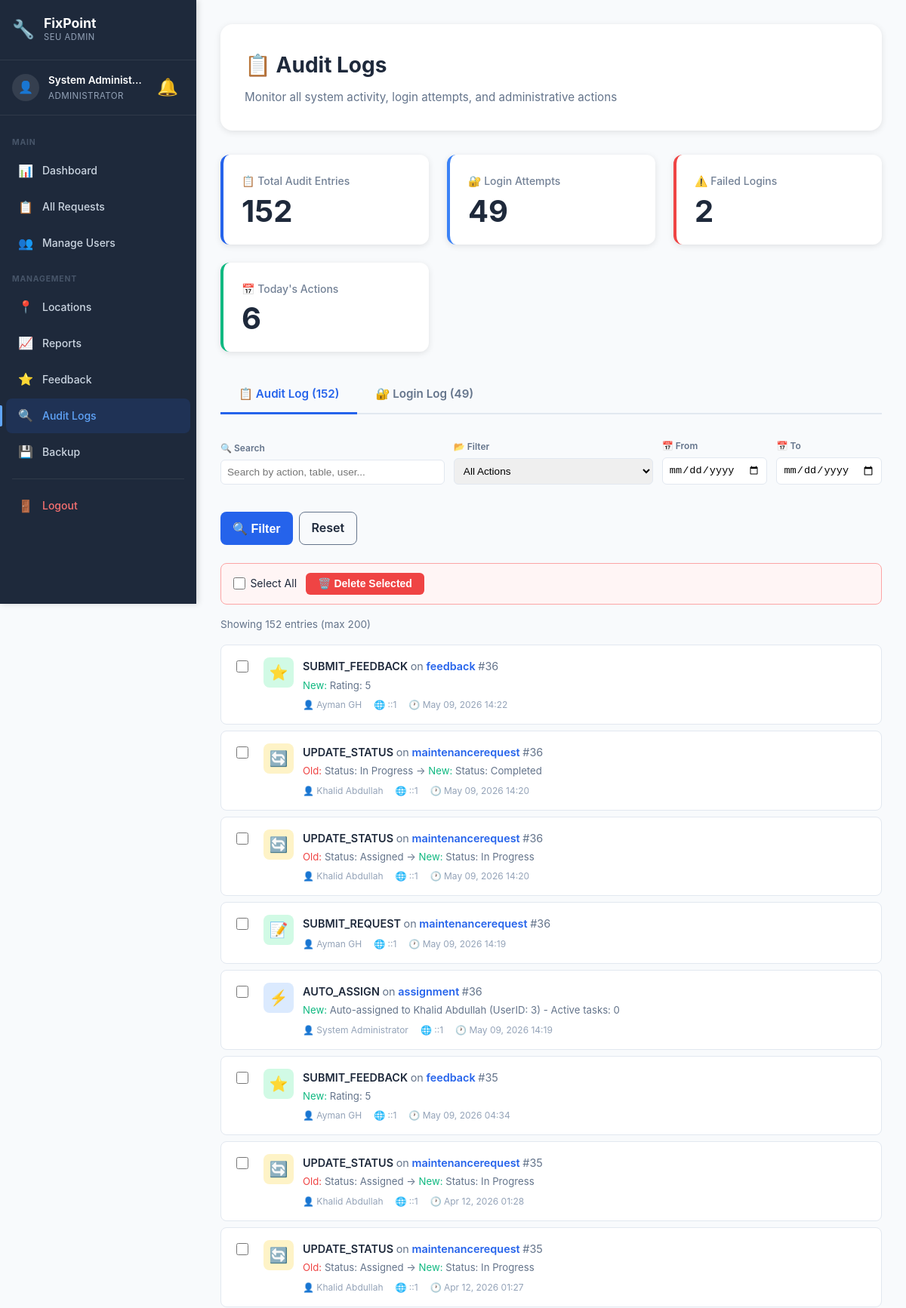
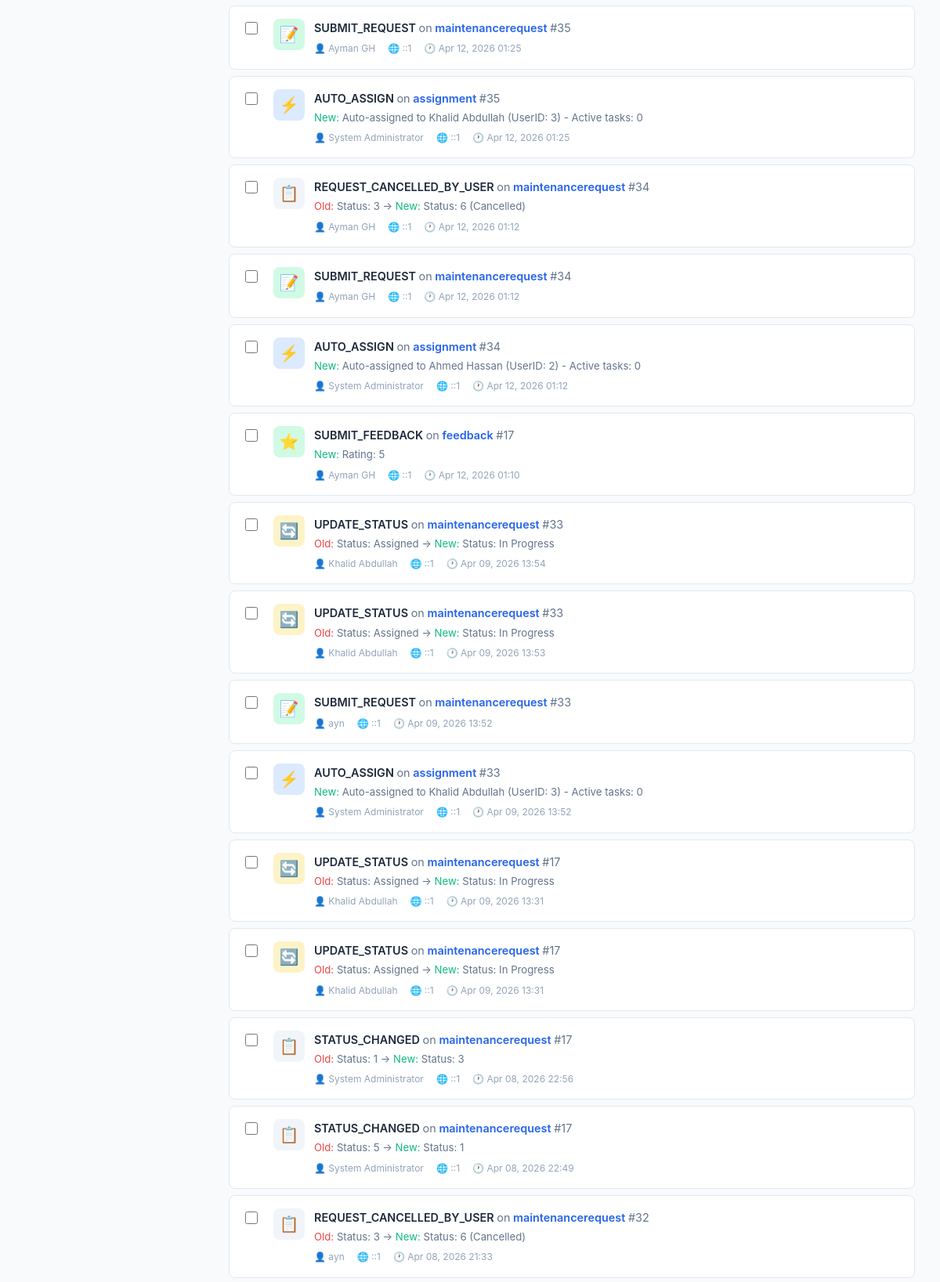
The app's page /admin/audit-logs.php (signed in, upper part) with its own data (2 pictures, top to bottom).
### tables this page shows
CREATE TABLE `auditlog` (
  `AuditID` int(11) NOT NULL,
  `UserID` int(11) DEFAULT NULL,
  `Action` varchar(100) NOT NULL,
  `TableName` varchar(100) DEFAULT NULL,
  `RecordID` int(11) DEFAULT NULL,
  `OldValue` text DEFAULT NULL,
  `NewValue` text DEFAULT NULL,
  `IPAddress` varchar(45) DEFAULT NULL,
  `PerformedAt` timestamp NOT NULL DEFAULT current_timestamp()
);

CREATE TABLE `user` (
  `UserID` int(11) NOT NULL,
  `RoleID` int(11) NOT NULL,
  `Name` varchar(100) NOT NULL,
  `Email` varchar(100) NOT NULL,
  `Password` varchar(255) NOT NULL,
  `Phone` varchar(20) DEFAULT NULL,
  `MaxRequestsPerWeek` int(11) DEFAULT 2,
  `CreatedAt` timestamp NOT NULL DEFAULT current_timestamp(),
  `LastResetAt` datetime DEFAULT NULL
);

### config/helpers.php (called while the page is built, shortened)
<?php
function formatDate($date, $format = 'M d, Y H:i') {
    return date($format, strtotime($date));
}
function e($string) {
    return htmlspecialchars($string, ENT_QUOTES, 'UTF-8');
}
?>

### admin/audit-logs.php (the view, shortened to what this page needs)
<?php
require_once __DIR__ . '/../config/database.php';
require_once __DIR__ . '/../config/helpers.php';
$tab = isset($_GET['tab']) ? $_GET['tab'] : 'audit';
$search = isset($_GET['search']) ? trim($_GET['search']) : '';
$date_from = isset($_GET['from']) ? $_GET['from'] : '';
$date_to = isset($_GET['to']) ? $_GET['to'] : '';
$audit_logs = [];
if ($tab === 'audit') {
    $sql = "SELECT
                al.AuditID,
                al.Action,
                al.TableName,
                al.RecordID,
                al.OldValue,
                al.NewValue,
                al.IPAddress,
                al.PerformedAt,
                u.Name as UserName,
                u.Email as UserEmail
            FROM auditlog al
            LEFT JOIN user u ON al.UserID = u.UserID
            WHERE 1=1";
    $sql .= " ORDER BY al.PerformedAt DESC LIMIT 200";
    $audit_logs = $conn->query($sql)->fetch_all(MYSQLI_ASSOC);
}
$audit_count = $conn->query("SELECT COUNT(*) as c FROM auditlog")->fetch_assoc()['c'];
$login_count = $conn->query("SELECT COUNT(*) as c FROM loginlog")->fetch_assoc()['c'];
$failed_logins = $conn->query("SELECT COUNT(*) as c FROM loginlog WHERE Status = 'Failed'")->fetch_assoc()['c'];
$today_actions = $conn->query("SELECT COUNT(*) as c FROM auditlog WHERE DATE(PerformedAt) = CURDATE()")->fetch_assoc()['c'];
function getActionIcon($action) {
    $icons = [
        'SUBMIT_REQUEST' => '📝',
        'ASSIGN_TECHNICIAN' => '👨‍🔧',
        'AUTO_ASSIGN' => '⚡',
        'UPDATE_STATUS' => '🔄',
        'SUBMIT_FEEDBACK' => '⭐',
        'PASSWORD_RESET' => '🔑',
        'ADD_LOCATION' => '📍',
        'EDIT_LOCATION' => '✏️',
        'DELETE_LOCATION' => '🗑️',
    ];
    return $icons[$action] ?? '📋';
}
function getActionColor($action) {
    if (strpos($action, 'ADD') !== false || strpos($action, 'SUBMIT') !== false) return '#d1fae5';
    if (strpos($action, 'ASSIGN') !== false) return '#dbeafe';
    if (strpos($action, 'UPDATE') !== false || strpos($action, 'EDIT') !== false) return '#fef3c7';
    if (strpos($action, 'PASSWORD') !== false) return '#e0e7ff';
    return '#f1f5f9';
}
$current_page = 'audit-logs';
?>
<!DOCTYPE html>
<html lang="en">
<head>
    <link rel="stylesheet" href="../assets/css/style.css">
    <link rel="stylesheet" href="../assets/css/dashboard.css">
    <link rel="stylesheet" href="../assets/css/sidebar.css">
</head>
<body class="has-sidebar">
    <aside class="sidebar" id="sidebar">
        <div class="sidebar-header">
            <div class="sidebar-logo">
                <span class="sidebar-logo-icon">🔧</span>
                <div>
                    <span class="sidebar-logo-text">FixPoint</span>
                    <span class="sidebar-logo-sub">SEU Admin</span>
                </div>
            </div>
        </div>
        <div class="sidebar-user">
            <div class="sidebar-avatar">👤</div>
            <div class="sidebar-user-info">
                <span class="sidebar-user-name"><?php echo e($_SESSION['name']); ?></span>
                <span class="sidebar-user-role">Administrator</span>
            </div>
            <?php include __DIR__ . '/../includes/notification-bell.php'; ?>
        </div>
        <nav class="sidebar-nav">
            <div class="sidebar-section-label">Main</div>
            <a href="dashboard.php" class="sidebar-link <?php echo $current_page === 'dashboard' ? 'active' : ''; ?>">
                <span class="sidebar-icon">📊</span><span>Dashboard</span>
            </a>
            <a href="all-requests.php" class="sidebar-link <?php echo $current_page === 'all-requests' ? 'active' : ''; ?>">
                <span class="sidebar-icon">📋</span><span>All Requests</span>
            </a>
            <a href="users.php" class="sidebar-link <?php echo $current_page === 'users' ? 'active' : ''; ?>">
                <span class="sidebar-icon">👥</span><span>Manage Users</span>
            </a>
            <div class="sidebar-section-label">Management</div>
            <a href="locations.php" class="sidebar-link <?php echo $current_page === 'locations' ? 'active' : ''; ?>">
                <span class="sidebar-icon">📍</span><span>Locations</span>
            </a>
            <a href="reports.php" class="sidebar-link <?php echo $current_page === 'reports' ? 'active' : ''; ?>">
                <span class="sidebar-icon">📈</span><span>Reports</span>
            </a>
            <a href="all-feedback.php" class="sidebar-link <?php echo $current_page === 'all-feedback' ? 'active' : ''; ?>">
                <span class="sidebar-icon">⭐</span><span>Feedback</span>
            </a>
            <a href="audit-logs.php" class="sidebar-link <?php echo $current_page === 'audit-logs' ? 'active' : ''; ?>">
                <span class="sidebar-icon">🔍</span><span>Audit Logs</span>
            </a>
            <a href="backup.php" class="sidebar-link <?php echo $current_page === 'backup' ? 'active' : ''; ?>">
                <span class="sidebar-icon">💾</span><span>Backup</span>
            </a>
            <div class="sidebar-divider"></div>
            <a href="../auth/logout.php" class="sidebar-link sidebar-logout">
                <span class="sidebar-icon">🚪</span><span>Logout</span>
            </a>
        </nav>
    </aside>
    <div class="main-content">
            <div class="topbar-notif"><?php include __DIR__ . '/../includes/notification-bell.php'; ?></div>
    <div class="dashboard">
        <div class="dashboard-container">
            <div class="dashboard-header">
                <h1 class="welcome-text">📋 Audit Logs</h1>
                <p class="user-info">Monitor all system activity, login attempts, and administrative actions</p>
            </div>
            <div class="stats-grid">
                <div class="stat-card">
                    <div class="stat-label">📋 Total Audit Entries</div>
                    <div class="stat-value"><?php echo $audit_count; ?></div>
                </div>
                <div class="stat-card info">
                    <div class="stat-label">🔐 Login Attempts</div>
                    <div class="stat-value"><?php echo $login_count; ?></div>
                </div>
                <div class="stat-card danger">
                    <div class="stat-label">⚠️ Failed Logins</div>
                    <div class="stat-value"><?php echo $failed_logins; ?></div>
                </div>
                <div class="stat-card success">
                    <div class="stat-label">📅 Today's Actions</div>
                    <div class="stat-value"><?php echo $today_actions; ?></div>
                </div>
            </div>
            <div class="tab-nav">
                <a href="audit-logs.php?tab=audit" class="tab-btn <?php echo $tab === 'audit' ? 'active' : ''; ?>">
                    📋 Audit Log (<?php echo $audit_count; ?>)
                </a>
                <a href="audit-logs.php?tab=login" class="tab-btn <?php echo $tab === 'login' ? 'active' : ''; ?>">
                    🔐 Login Log (<?php echo $login_count; ?>)
                </a>
            </div>
            <form method="GET" action="">
                <div class="filter-section">
                    <div class="filter-group" style="flex: 2; min-width: 200px;">
                        <label>🔍 Search</label>
                        <input type="text" name="search" value="<?php echo e($search); ?>"
                               placeholder="<?php echo $tab === 'audit' ? 'Search by action, table, user...' : 'Search by email, IP, name...'; ?>">
                    </div>
                    <div class="filter-group" style="min-width: 150px;">
                        <label>📂 Filter</label>
                        <select name="action">
                            <?php if ($tab === 'audit'): ?>
                                <option value="all">All Actions</option>
                            <?php endif; ?>
                        </select>
                    </div>
                    <div class="filter-group">
                        <label>📅 From</label>
                        <input type="date" name="from" value="<?php echo e($date_from); ?>">
                    </div>
                    <div class="filter-group">
                        <label>📅 To</label>
                        <input type="date" name="to" value="<?php echo e($date_to); ?>">
                    </div>
                    <div class="filter-group" style="justify-content: flex-end;">
                        <label>&nbsp;</label>
                        <div style="display: flex; gap: 0.5rem;">
                            <button type="submit" class="btn btn-primary" style="padding: 0.5rem 1rem;">🔍 Filter</button>
                            <a href="audit-logs.php?tab=<?php echo e($tab); ?>" class="btn btn-outline" style="padding: 0.5rem 1rem;">Reset</a>
                        </div>
                    </div>
                </div>
            </form>
            <?php if ($tab === 'audit'): ?>
                <?php if (count($audit_logs) > 0): ?>
                    <form method="POST">
                        <div class="delete-bar">
                            <label style="font-size:0.875rem;color:#1e293b;display:flex;align-items:center;gap:0.4rem;cursor:pointer;">
                                <input type="checkbox" id="selectAll" style="width:16px;height:16px;"> Select All
                            </label>
                            <button type="submit" name="delete_selected" class="btn-danger" onclick="return confirm('Delete selected?')">🗑️ Delete Selected</button>
                        </div>
                        <div style="color:#64748b;font-size:0.85rem;margin-bottom:1rem;">
                            Showing <?php echo count($audit_logs); ?> entries (max 200)
                        </div>
                    <?php foreach ($audit_logs as $log): ?>
                        <div class="log-card" style="display:flex;align-items:flex-start;gap:0.75rem;">
                            <input type="checkbox" name="selected_ids[]" value="<?php echo $log['AuditID']; ?>" class="log-checkbox item-cb" style="margin-top:0.25rem;">
                            <div class="log-icon" style="background: <?php echo getActionColor($log['Action']); ?>;">
                                <?php echo getActionIcon($log['Action']); ?>
                            </div>
                            <div class="log-content">
                                <div class="log-action">
                                    <?php echo e($log['Action']); ?>
                                    <?php if ($log['TableName']): ?>
                                        <span style="color: #64748b; font-weight: 400;">on</span>
                                        <span style="color: #2563eb;"><?php echo e($log['TableName']); ?></span>
                                    <?php endif; ?>
                                    <?php if ($log['RecordID']): ?>
                                        <span style="color: #64748b; font-weight: 400;">#<?php echo $log['RecordID']; ?></span>
                                    <?php endif; ?>
                                </div>
                                <div class="log-details">
                                    <?php if ($log['OldValue']): ?>
                                        <span style="color: #ef4444;">Old:</span> <?php echo e($log['OldValue']); ?> →
                                    <?php endif; ?>
                                    <?php if ($log['NewValue']): ?>
                                        <span style="color: #10b981;">New:</span> <?php echo e($log['NewValue']); ?>
                                    <?php endif; ?>
                                </div>
                                <div class="log-meta">
                                    <span>👤 <?php echo $log['UserName'] ? e($log['UserName']) : 'System'; ?></span>
                                    <span>🌐 <?php echo e($log['IPAddress']); ?></span>
                                    <span>🕐 <?php echo formatDate($log['PerformedAt']); ?></span>
                                </div>
                            </div>
                        </div>
                    <?php endforeach; ?>
                    </form>
                <?php endif; ?>
            <?php endif; ?>
        </div>
    </div>
    </div>
</body>
</html>

### records on screen
auditlog: Action "⭐", Action "SUBMIT_FEEDBACK", TableName "feedback", RecordID "36", NewValue "Rating: 5", UserID.Name "Ayman GH", IPAddress "::1", PerformedAt "May 09, 2026 14:22"
auditlog: Action "🔄", Action "UPDATE_STATUS", TableName "maintenancerequest", RecordID "36", OldValue "Status: In Progress", NewValue "Status: Completed", UserID.Name "Khalid Abdullah", IPAddress "::1", PerformedAt "May 09, 2026 14:20"
auditlog: Action "🔄", Action "UPDATE_STATUS", TableName "maintenancerequest", RecordID "36", OldValue "Status: Assigned", NewValue "Status: In Progress", UserID.Name "Khalid Abdullah", IPAddress "::1", PerformedAt "May 09, 2026 14:20"
auditlog: Action "📝", Action "SUBMIT_REQUEST", TableName "maintenancerequest", RecordID "36", UserID.Name "Ayman GH", IPAddress "::1", PerformedAt "May 09, 2026 14:19"
auditlog: Action "⚡", Action "AUTO_ASSIGN", TableName "assignment", RecordID "36", NewValue "Auto-assigned to Khalid Abdullah (UserID: 3) - Active tasks: 0", UserID.Name "System Administrator", IPAddress "::1", PerformedAt "May 09, 2026 14:19"
auditlog: Action "⭐", Action "SUBMIT_FEEDBACK", TableName "feedback", RecordID "35", NewValue "Rating: 5", UserID.Name "Ayman GH", IPAddress "::1", PerformedAt "May 09, 2026 04:34"
auditlog: Action "🔄", Action "UPDATE_STATUS", TableName "maintenancerequest", RecordID "35", OldValue "Status: Assigned", NewValue "Status: In Progress", UserID.Name "Khalid Abdullah", IPAddress "::1", PerformedAt "Apr 12, 2026 01:28"
auditlog: Action "🔄", Action "UPDATE_STATUS", TableName "maintenancerequest", RecordID "35", OldValue "Status: Assigned", NewValue "Status: In Progress", UserID.Name "Khalid Abdullah", IPAddress "::1", PerformedAt "Apr 12, 2026 01:27"
auditlog: Action "📝", Action "SUBMIT_REQUEST", TableName "maintenancerequest", RecordID "35", UserID.Name "Ayman GH", IPAddress "::1", PerformedAt "Apr 12, 2026 01:25"
auditlog: Action "⚡", Action "AUTO_ASSIGN", TableName "assignment", RecordID "35", NewValue "Auto-assigned to Khalid Abdullah (UserID: 3) - Active tasks: 0", UserID.Name "System Administrator", IPAddress "::1", PerformedAt "Apr 12, 2026 01:25"
auditlog: Action "📋", Action "REQUEST_CANCELLED_BY_USER", TableName "maintenancerequest", RecordID "34", OldValue "Status: 3", NewValue "Status: 6 (Cancelled)", UserID.Name "Ayman GH", IPAddress "::1", PerformedAt "Apr 12, 2026 01:12"
auditlog: Action "📝", Action "SUBMIT_REQUEST", TableName "maintenancerequest", RecordID "34", UserID.Name "Ayman GH", IPAddress "::1", PerformedAt "Apr 12, 2026 01:12"
auditlog: Action "⚡", Action "AUTO_ASSIGN", TableName "assignment", RecordID "34", NewValue "Auto-assigned to Ahmed Hassan (UserID: 2) - Active tasks: 0", UserID.Name "System Administrator", IPAddress "::1", PerformedAt "Apr 12, 2026 01:12"
auditlog: Action "⭐", Action "SUBMIT_FEEDBACK", TableName "feedback", RecordID "17", NewValue "Rating: 5", UserID.Name "Ayman GH", IPAddress "::1", PerformedAt "Apr 12, 2026 01:10"
auditlog: Action "🔄", Action "UPDATE_STATUS", TableName "maintenancerequest", RecordID "33", OldValue "Status: Assigned", NewValue "Status: In Progress", UserID.Name "Khalid Abdullah", IPAddress "::1", PerformedAt "Apr 09, 2026 13:54"
auditlog: Action "🔄", Action "UPDATE_STATUS", TableName "maintenancerequest", RecordID "33", OldValue "Status: Assigned", NewValue "Status: In Progress", UserID.Name "Khalid Abdullah", IPAddress "::1", PerformedAt "Apr 09, 2026 13:53"
auditlog: Action "📝", Action "SUBMIT_REQUEST", TableName "maintenancerequest", RecordID "33", UserID.Name "ayn", IPAddress "::1", PerformedAt "Apr 09, 2026 13:52"
auditlog: Action "⚡", Action "AUTO_ASSIGN", TableName "assignment", RecordID "33", NewValue "Auto-assigned to Khalid Abdullah (UserID: 3) - Active tasks: 0", UserID.Name "System Administrator", IPAddress "::1", PerformedAt "Apr 09, 2026 13:52"
auditlog: Action "🔄", Action "UPDATE_STATUS", TableName "maintenancerequest", RecordID "17", OldValue "Status: Assigned", NewValue "Status: In Progress", UserID.Name "Khalid Abdullah", IPAddress "::1", PerformedAt "Apr 09, 2026 13:31"
auditlog: Action "🔄", Action "UPDATE_STATUS", TableName "maintenancerequest", RecordID "17", OldValue "Status: Assigned", NewValue "Status: In Progress", UserID.Name "Khalid Abdullah", IPAddress "::1", PerformedAt "Apr 09, 2026 13:31"
auditlog: Action "📋", Action "STATUS_CHANGED", TableName "maintenancerequest", RecordID "17", OldValue "Status: 1", NewValue "Status: 3", UserID.Name "System Administrator", IPAddress "::1", PerformedAt "Apr 08, 2026 22:56"
auditlog: Action "📋", Action "STATUS_CHANGED", TableName "maintenancerequest", RecordID "17", OldValue "Status: 5", NewValue "Status: 1", UserID.Name "System Administrator", IPAddress "::1", PerformedAt "Apr 08, 2026 22:49"
auditlog: Action "📋", Action "REQUEST_CANCELLED_BY_USER", TableName "maintenancerequest", RecordID "32", OldValue "Status: 3", NewValue "Status: 6 (Cancelled)", UserID.Name "ayn", IPAddress "::1", PerformedAt "Apr 08, 2026 21:33"

### other values on screen
$_SESSION['name'] "System Administ…"
$audit_count "152"
$login_count "49"
$failed_logins "2"
$today_actions "6"
count($audit_logs) "152"
